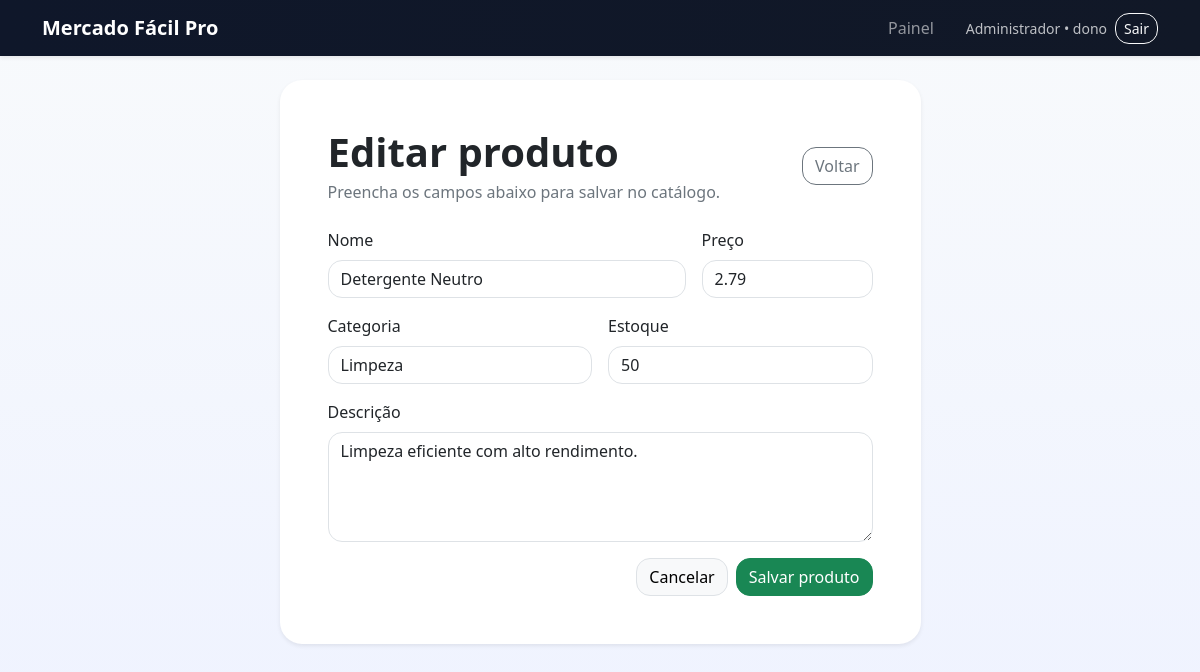
/admin/produtos/7/editar (signed in), run on the app's committed database.
### tables this page shows
CREATE TABLE usuarios (
                id INTEGER PRIMARY KEY AUTOINCREMENT,
                nome TEXT NOT NULL,
                usuario TEXT NOT NULL UNIQUE,
                senha TEXT NOT NULL,
                perfil TEXT NOT NULL
            );

CREATE TABLE produtos (
                id INTEGER PRIMARY KEY AUTOINCREMENT,
                nome TEXT NOT NULL,
                preco REAL NOT NULL,
                categoria TEXT NOT NULL,
                estoque INTEGER NOT NULL DEFAULT 0,
                descricao TEXT DEFAULT ''
            );

### app.py (the view, shortened to what this page needs)
@app.route("/admin/produtos/<int:produto_id>/editar", methods=["GET", "POST"])
@admin_required
def admin_editar_produto(produto_id):
    db = get_db()
    produto = db.buscar_produto_por_id(produto_id)
    if not produto:
        flash("Produto não encontrado.", "danger")
        return redirect(url_for("admin_dashboard"))
    return render_template("admin/produto_form.html", produto=produto)

### app.py (called while the page is built)
def get_db():
    if "db" not in g:
        g.db = MercadoDB(app.config["DB_PATH"])
    return g.db

@app.teardown_appcontext
def fechar_conexao(exception=None):
    db = g.pop("db", None)
    if db is not None:
        db.fechar()

@app.context_processor
def inject_globals():
    carrinho = session.get("carrinho", {})
    total_itens = sum(int(item["quantidade"]) for item in carrinho.values())
    total_valor = sum(float(item["subtotal"]) for item in carrinho.values())
    return {
        "usuario_logado": session.get("usuario"),
        "carrinho_total_itens": total_itens,
        "carrinho_total_valor": total_valor,
    }

def admin_required(view):
    @wraps(view)
    def wrapped_view(*args, **kwargs):
        usuario = session.get("usuario")
        if not usuario:
            flash("Faça login para continuar.", "warning")
            return redirect(url_for("index"))
        if usuario["perfil"] not in ["dono", "funcionario"]:
            flash("Acesso permitido apenas para a equipe administrativa.", "danger")
            return redirect(url_for("catalogo"))
        return view(*args, **kwargs)
    return wrapped_view

### banco.py (called while the page is built)
    def hash_senha(self, senha):
        return hashlib.sha256(senha.encode()).hexdigest()

    def buscar_produto_por_id(self, produto_id):
        self.cur.execute("SELECT * FROM produtos WHERE id = ?", (int(produto_id),))
        return self.cur.fetchone()

    def fechar(self):
        self.con.close()

### templates/admin/produto_form.html (shortened to what this page needs)
{% extends 'base.html' %}
{% block content %}
<div class="row justify-content-center">
    <div class="col-lg-8 col-xl-7">
        <div class="card app-card shadow-sm">
            <div class="card-body p-4 p-lg-5">
                <div class="d-flex justify-content-between align-items-center mb-4">
                    <div>
                        <h1 class="fw-bold mb-1">{% if produto %}Editar produto{% else %}Cadastrar produto{% endif %}</h1>
                        <p class="text-secondary mb-0">Preencha os campos abaixo para salvar no catálogo.</p>
                    </div>
                    <a href="{{ url_for('admin_dashboard') }}" class="btn btn-outline-secondary">Voltar</a>
                </div>
                <form method="post" class="row g-3">
                    <div class="col-md-8">
                        <label class="form-label">Nome</label>
                        <input type="text" name="nome" class="form-control" value="{{ produto.nome if produto else '' }}" required>
                    </div>
                    <div class="col-md-4">
                        <label class="form-label">Preço</label>
                        <input type="number" step="0.01" min="0" name="preco" class="form-control" value="{{ produto.preco if produto else '' }}" required>
                    </div>
                    <div class="col-md-6">
                        <label class="form-label">Categoria</label>
                        <input type="text" name="categoria" class="form-control" value="{{ produto.categoria if produto else '' }}" required>
                    </div>
                    <div class="col-md-6">
                        <label class="form-label">Estoque</label>
                        <input type="number" min="0" name="estoque" class="form-control" value="{{ produto.estoque if produto else 0 }}" required>
                    </div>
                    <div class="col-12">
                        <label class="form-label">Descrição</label>
                        <textarea name="descricao" class="form-control" rows="4">{{ produto.descricao if produto else '' }}</textarea>
                    </div>
                    <div class="col-12 d-grid d-md-flex justify-content-md-end gap-2 mt-3">
                        <a href="{{ url_for('admin_dashboard') }}" class="btn btn-light border">Cancelar</a>
                        <button class="btn btn-success">Salvar produto</button>
                    </div>
                </form>
            </div>
        </div>
    </div>
</div>
{% endblock %}

### templates/base.html (shortened to what this page needs)
<!DOCTYPE html>
<html lang="pt-BR">
<head>
    <link href="https://cdn.jsdelivr.net/npm/bootstrap@5.3.3/dist/css/bootstrap.min.css" rel="stylesheet">
    <link rel="stylesheet" href="{{ url_for('static', filename='css/style.css') }}">
</head>
<body>
<nav class="navbar navbar-expand-lg navbar-dark shadow-sm app-navbar">
    <div class="container">
        <a class="navbar-brand fw-bold" href="{{ url_for('index') }}">Mercado Fácil Pro</a>
        <div class="collapse navbar-collapse" id="menu">
            <ul class="navbar-nav ms-auto align-items-lg-center gap-lg-2">
                {% if usuario_logado %}
                    {% if usuario_logado.perfil in ['dono', 'funcionario'] %}
                        <li class="nav-item"><a class="nav-link" href="{{ url_for('admin_dashboard') }}">Painel</a></li>
                    {% endif %}
                    <li class="nav-item ms-lg-3 text-light small opacity-75">{{ usuario_logado.nome }} • {{ usuario_logado.perfil }}</li>
                    <li class="nav-item"><a class="btn btn-outline-light btn-sm" href="{{ url_for('logout') }}">Sair</a></li>
                {% endif %}
            </ul>
        </div>
    </div>
</nav>
<main class="py-4">
    <div class="container">
        {% block content %}{% endblock %}
    </div>
</main>
</body>
</html>

### static/css/style.css (style rules this page uses)
:root { --bg: #0f172a; --bg-sec: #111827; --panel: #1e293b; --text: #e2e8f0; --muted: #94a3b8; --primary: #22c55e; --secondary: #38bdf8; }
body { background: linear-gradient(180deg, #f8fafc 0%, #eef2ff 100%); min-height: 100vh; }
.app-navbar { background: linear-gradient(90deg, var(--bg), var(--bg-sec)); }
.app-card { border: 0; border-radius: 22px; }
.btn, .form-control, .form-select { border-radius: 14px; }

### data on the page
usuarios: nome "Administrador"
produtos: nome "Detergente Neutro", preco "2.79", categoria "Limpeza", estoque "50", descricao "Limpeza eficiente com alto rendimento."

### other printed values
{{ usuario_logado.perfil }} "dono"
